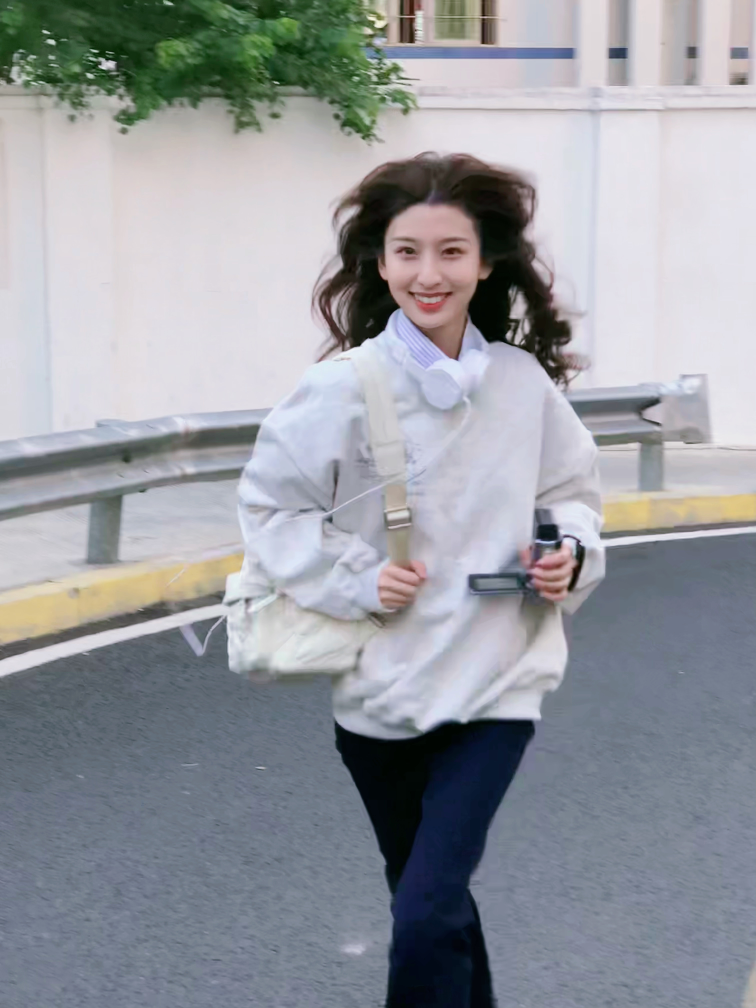
#> input picture opencv基本操作/1.aidaishu.jpg, 3024 x 4032 px (shown at 1/4 size)
$ jupyter execute --allow-errors opencv_base_1.ipynb
#> lines starting #> are read from the running program, lines starting #| are printed output that depends on the picture; after the words box and inside, x2 and y2 are one past the last pixel; in counts of white or black regions, pixels touching at a corner belong together
#> (a cell that did not finish here is left out)

[cell 2]
import cv2
import numpy as np
pic = cv2.imread("./1.aidaishu.jpg")   #--->加载图片的路径必须是英文的，中文的会报错
#> pic is the input picture: shape (4032, 3024, 3); mean B, G, R 159.2, 153.2, 150.2

[cell 3]
print(pic.shape)    #(4023,3024,3) 数组形状，像素是4023x3024
#| (4032, 3024, 3)

[cell 4]
print(pic)    # --->说明了图片是个数组，而且是个numpy数组
#> (printed output is left out)

[cell 5]
cv2.imshow("chenzhuo",pic) #弹出窗口,里面只支持英文名，中文会乱码。第一个参数是放的弹出窗口的名字，第二个房要显示的图片
cv2.waitKey()              #等待键盘输入，任意输入，触发这个代码
cv2.destroyAllWindows()    #销毁内存

[cell 6]
cv2.imshow('pic',pic[::-1,:,:])   #::-1  表示翻转   这三个参数表示的是高度，宽度，颜色(蓝，绿，红)
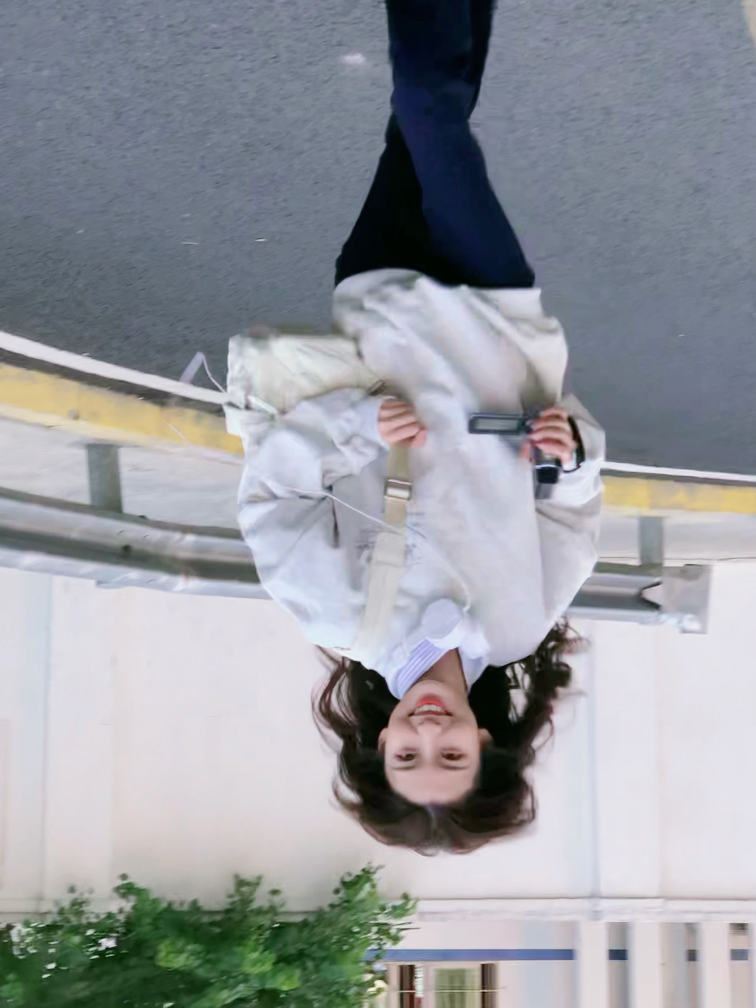
#> window 'pic': shape (4032, 3024, 3) (shown at 1/4 size); mean B, G, R 159.2, 153.2, 150.2
cv2.waitKey()                     #白色是[255,255,255]，因此颠倒完他还是白的，不会发生变化
cv2.destroyAllWindows()

opencv的尺寸和黑白
-cv2.resize(img,( , ))   --->可以改变图片的尺寸

[cell 7]
import cv2

img = cv2.imread('./1.aidaishu.jpg')
img = cv2.resize(img,(378,504))
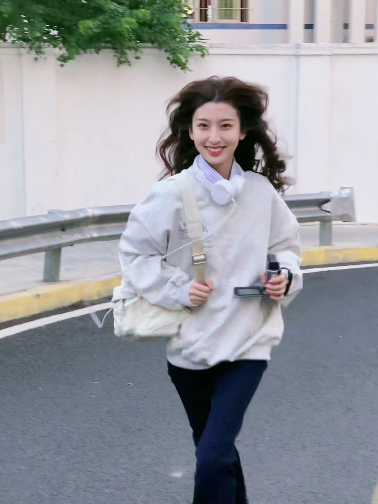
#> img: shape (504, 378, 3); mean B, G, R 159.3, 153.3, 150.3
cv2.imshow('chen',img)
cv2.waitKey(0)   #0--->无限等待;1000毫秒=1秒，如果输入一个数，那么到时间后会自动消失
cv2.destroyAllWindows()

[cell 8]
img_gray = cv2.cvtColor(img,code = cv2.COLOR_BGR2GRAY)   #--->转换为灰度图
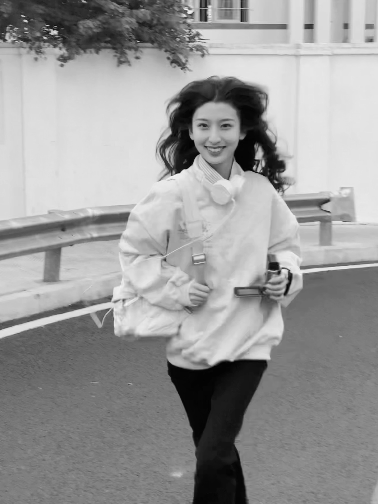
#> img_gray: shape (504, 378); min 2, max 243, mean 153.1
cv2.imshow('gray',img_gray)
cv2.waitKey(0)
cv2.destroyAllWindows()

HSV模型
-HSV模型也称六角锥体模型
-在在HSV模型中，颜色是由色度(Hue)饱和度(Saturation)明度(Value)共同组成的

-色度（Hue）使用角度度量的，范围是从0 ° 0\degree0°到360 ° 360\degree360°（逆时针旋转），比如0 ° / 360 ° 0\degree/360\degree0°/360°代表红色，120 ° 120\degree120°代表绿色，240 ° 240\degree240°代表蓝色。
-饱和度（Saturation）表示颜色接近光谱色的程度。一种颜色，可以看成是某种光谱色与白色混合的结果。其中光谱色所占的比例愈大，颜色接近光谱色的程度就愈高，颜色的饱和度也就愈高（参考百度）。其范围是0到1。
-明度（Value）颜色明亮的程度，对于光源色，明度值与发光体的光亮度有关。其范围是0（暗）到1（明）。
-比RGB更加接近人们对彩色的感知经验，方便进行颜色的对比
-能够较容易地跟踪某种颜色的物体，常用于分割指定颜色的物体

RGB的局限性
-RGB颜色空间使用三个颜色分量的线性组合来表示颜色，任何颜色都与这三个分量有关，而且这三个分量是高度相关的，所以连续变换颜色时不够直观，想要对颜色进行调整的时候需要调整这三个分量才行
-自然环境下获取的图像容易受自然光照、遮挡和阴影等情况的影响，即对亮度比较敏感。而RGB颜色空间的三个分量都与亮度密切相关，即只要亮度改变，三个分量都会随之改变，而没有一中更直观的的方式来表现
-人眼对于这三种颜色分量的敏感程度是不一样的，在单色中，人眼对红色最不敏感，蓝色最敏感，故RGB颜色空间是一种均匀性较差的颜色空间。对于某种颜色，我们很难推测出较为精确的三个分量数值来表示
-RGB适合于显示系统，而不适合于图像处理

[cell 9]
img_hsv = cv2.cvtColor(img,code = cv2.COLOR_BGR2HSV)     #--->转换为HSV
#> img_hsv: shape (504, 378, 3); mean H, S, V 104.7, 41.9, 164.5
cv2.imshow('hsv',img_hsv)
cv2.waitKey(0)
cv2.destroyAllWindows()

[cell 10]
lower_blue = np.array([110,50,50])   #浅蓝色     这两行定义了HSV颜色空间中蓝色的范围
upper_blue = np.array([130,255,255]) #深蓝色
mask = cv2.inRange(img,lower_blue,upper_blue)    #根据蓝色的范围来标记图片中哪些位置是蓝色也就是lower_blue到upper_blue这一段
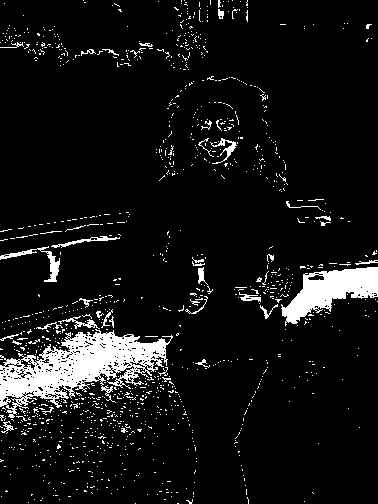
#> mask: shape (504, 378); 7.8% white; 1185 white regions (1143 under 20 px), largest, box (x1, y1, x2, y2) and area: (0, 329, 173, 418) 6624, (281, 267, 378, 326) 2785, (0, 246, 60, 282) 397
print(mask)                                      #inRange是否在这个范围，只要在这个范围中，都属于蓝色
#> (printed output is left out)
cv2.imshow('blue',mask)                          #mask中的值是逻辑值0和1，值在blue的范围中就为1，否则就是0
cv2.waitKey()
cv2.destroyAllWindows()

[cell 11]
res = cv2.bitwise_and(img,img,mask=mask)
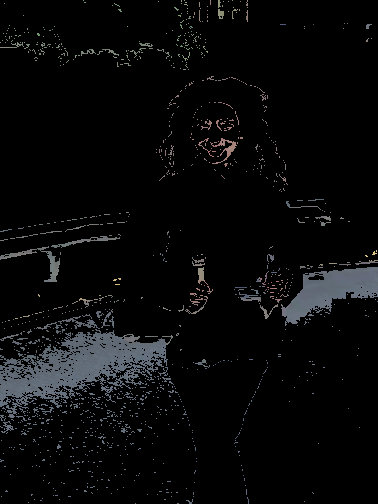
#> res: shape (504, 378, 3); mean B, G, R 9.4, 8.8, 8.3
cv2.imshow('after_1',res)
cv2.waitKey()
cv2.destroyAllWindows()
